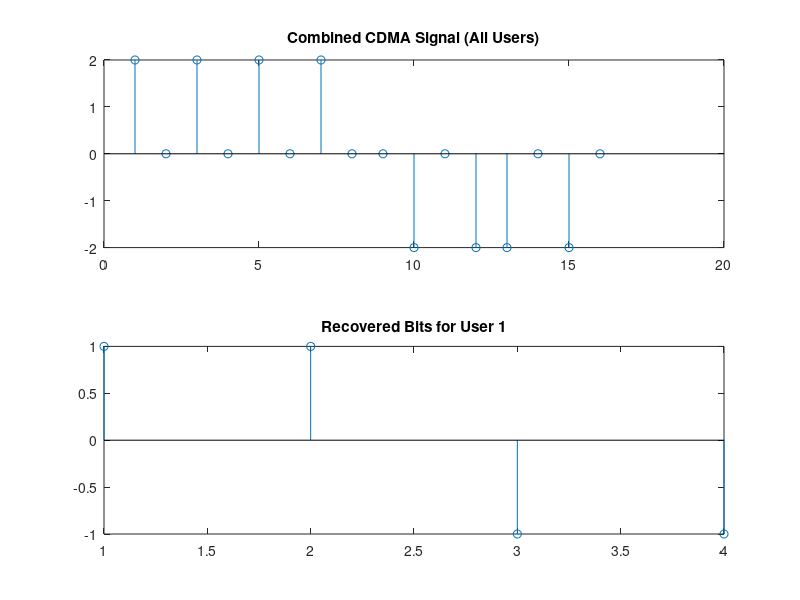

Source code (MATLAB):
%% 1. Parameters
nu = 2;               % Number of Users
ml = 4;               % Number of bits per user
hl = 4;               % Spreading factor (Hadamard length)
H = hadamard(hl);     % Generate unique 'languages' (codes) for users

%% 2. Transmitter: Spreading
tx_signal = zeros(1, ml * hl);

for k = 1:nu
    % Generate random bits for user k and map to BPSK (+1, -1)
    bits = (randi([0 1], 1, ml) * 2) - 1;
    
    % Get the unique code for this user (Row k of Hadamard matrix)
    user_code = H(k, :);
    
    % Spread the bits: Each bit is multiplied by the entire code
    % Using kron() is the most intuitive way to 'stretch' bits with the code
    spread_bits = kron(bits, user_code);
    
    % Add this user's signal to the common channel (CDMA sum)
    tx_signal = tx_signal + spread_bits;
end

%% 3. Channel: Add Noise
%rx_signal = awgn(tx_signal, 10, 'measured');

%% 4. Receiver: Despreading (For User 1)
% To recover User 1's data, we multiply the received signal by User 1's code
user1_code = H(1, :);
% Reshape rx signal to align with the code length
rx_matrix = reshape(tx_signal, hl, ml);%reshape(rx_signal, hl, ml);

recovered_bits = zeros(1, ml);
for b = 1:ml
    % Dot product: Multiply received chunk by the specific user code
    % If the 'language' matches, the signal adds up (Integrate & Dump)
    decision_stat = sum(rx_matrix(:, b)' .* user1_code);
    
    if decision_stat > 0
        recovered_bits(b) = 1;
    else
        recovered_bits(b) = -1;
    end
end

%% 5. Visualization
subplot(2,1,1); stem(tx_signal); title('Combined CDMA Signal (All Users)');
subplot(2,1,2); stem(recovered_bits); title('Recovered Bits for User 1');
